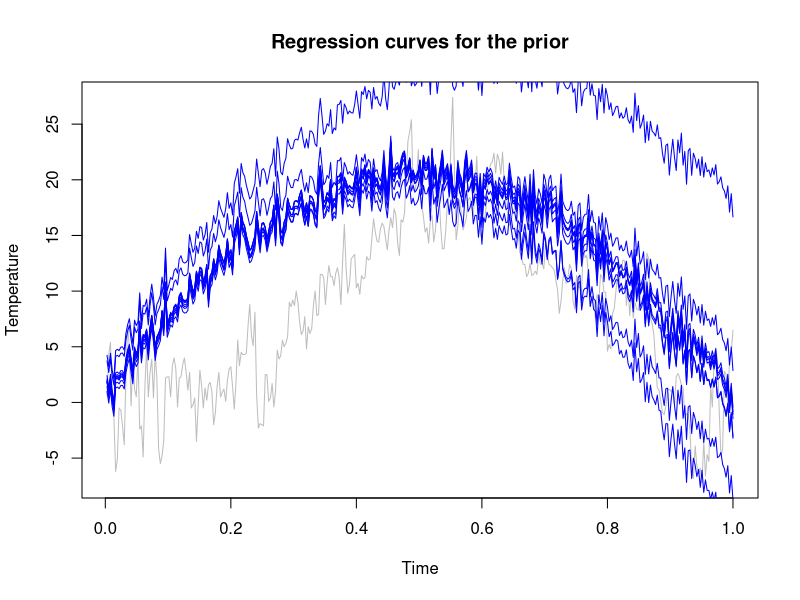
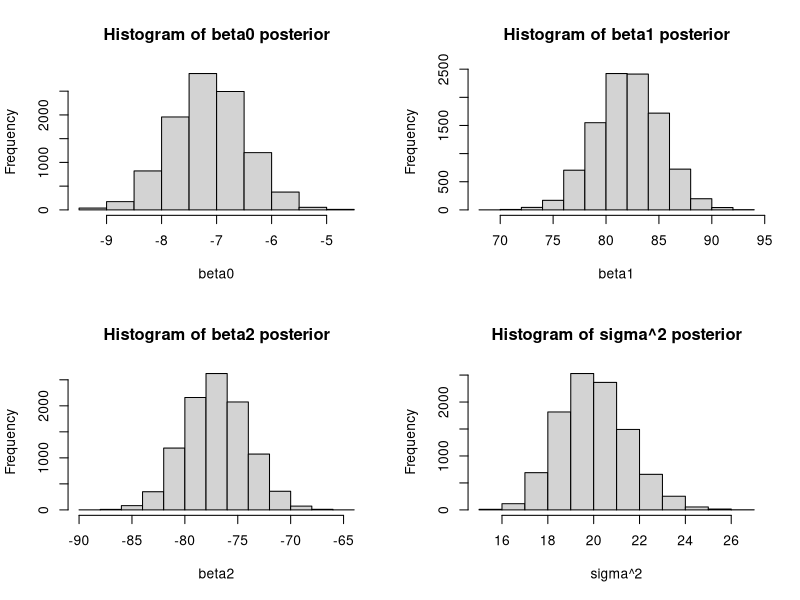
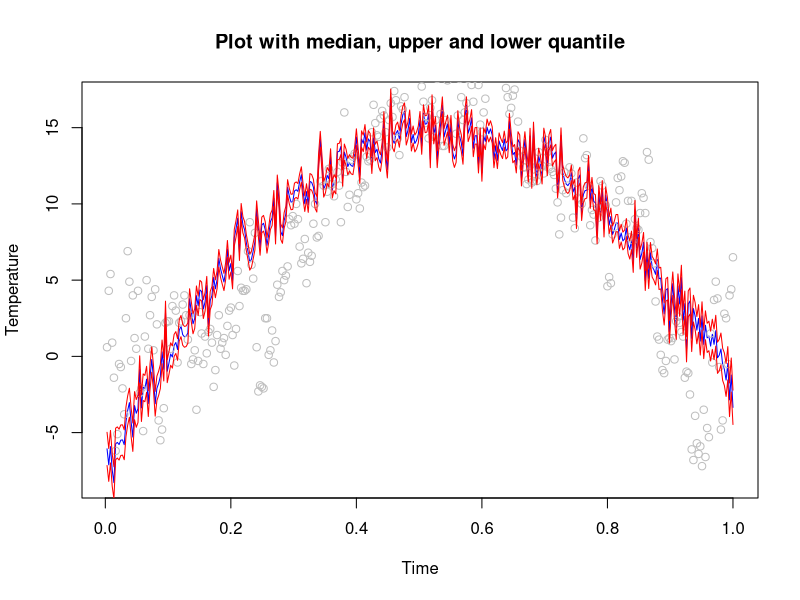
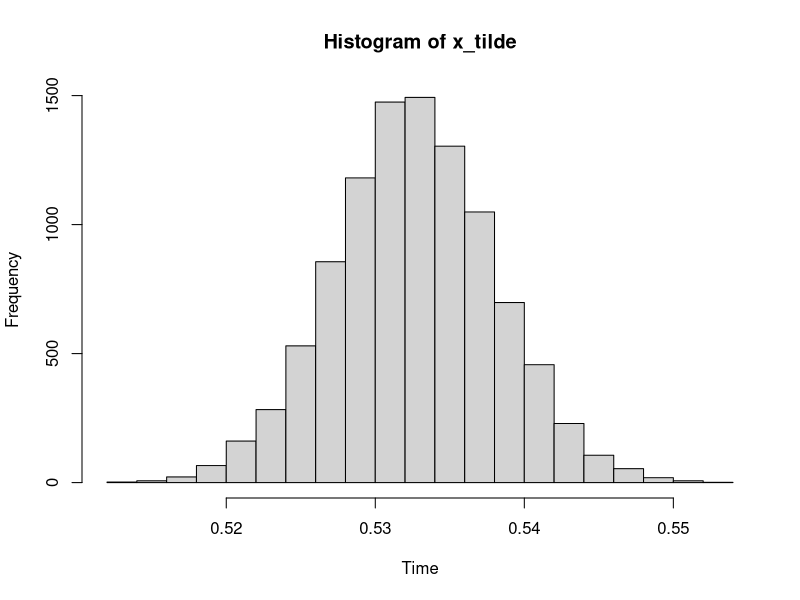
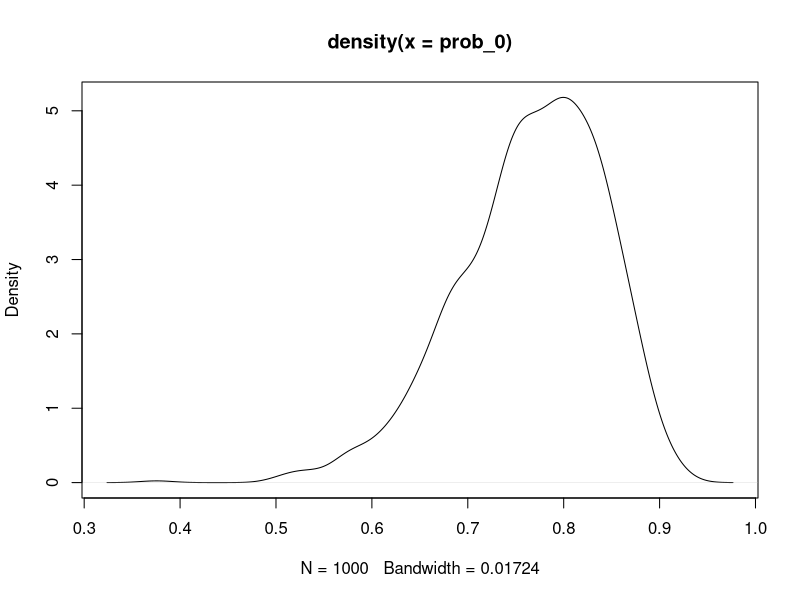
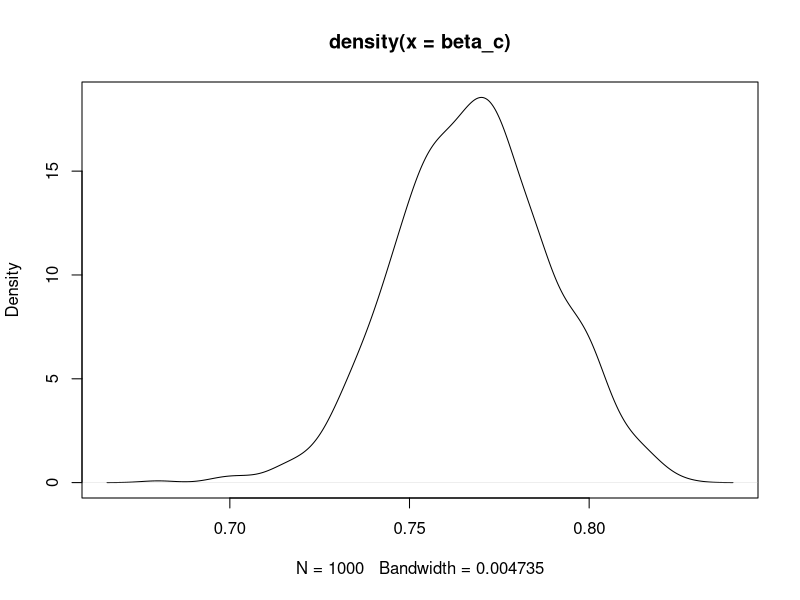

Source code (R) for these figures, in order:
######################################################
##                  Task 1                          ##
######################################################
#A
#Mean temp for Jan 1st~ 1 degree. 21 Degrees for 31/06.
u0 <- c(1, 80, -80) 
#Prior confidence about the intercept is relatively high compared to the other.
omega0 <- diag(c(2,0.1,0.1),3)
#Scaling parameter when obtaining sigma^2 for beta.
sigma2o <- 1
#Degrees of freedom when sampling from the invCHISQ.
v0 <- 2
#install.packages("readxl")
df <- readxl::read_xlsx("Linkoping2022.xlsx", col_names = TRUE)
days <- c(1:365)
time <- days/365 #x
df_with_time <- data.frame(df, time) #temp = y, time = x

#Function to calculate time.
calc_temp <- function(x,beta, epsilon)
{
  return (x%*%beta + epsilon) 
}

#Create the matrix for x where x^1 = time
x = matrix( data = c(df_with_time$time^0, df_with_time$time^1, df_with_time$time^2),
            nrow = 365, ncol =3, byrow = FALSE)
colnames(x) <- c('x0', 'x1', 'x2')

#Generate epsilon
epsilon <- rnorm(n = 365, mean = 0, sd = 1)

#Function to generate sigma2 ~ scaled-inv-X^2 (v0,sigma2o)
#if X ~ inv-X^2(v) then 1/X ~ X^2(v).
#if X ~ inv-X^2(v) then X*(V*S) X ~ scaled-inv-X^2(v,sigma2o)
draw_sigma2 <- function(v, s)
{
  X <- 1 / rchisq(1,v)
  return (X * (v*s))
}

plot(x = df_with_time$time, y = df_with_time$temp, 
     col = "grey", type = 'l', main = "Regression curves for the prior",
     xlab = "Time", ylab = "Temperature")



#install.packages("mvtnorm")
for (i in 1:10)
{  
  #Sample a sigma2 ~scaled-inv-X^2(v0, sigma2o)
  sigma <- draw_sigma2(v0, sigma2o)
  #Sample beta ~ N(u0, sigma2*omega0)
  beta <- MASS::mvrnorm(n = 1, mu = u0, sigma*solve(omega0))
  yyy <- calc_temp(x, beta, epsilon)
  lines(x = df_with_time$time, y = yyy, col = "blue")
}

#########################################################################
#B
#Update the parameters to get a posterior as in lecture 5
beta_hat <- solve(t(x)%*%x)%*%t(x)%*%df_with_time$temp
u_n <- solve(t(x)%*%x + omega0)%*%(t(x)%*%x%*%beta_hat + omega0%*%u0)
omega_n <- t(x)%*%x + omega0
v_n <- v0 + length(df_with_time$time)
sigma2_n <- (sigma2o*v0 + ((t(df_with_time$temp)%*%df_with_time$temp + t(u0)%*%omega0%*%u0 - t(u_n)%*%omega_n%*%u_n))/v_n)

#Sample as many sigmas as there is in ndraws.
sample_sigma2s <- function(v, s, ndraws)
{
  temp <- vector(mode = "integer", length = ndraws)
  for (i in 1:ndraws)
  {
    temp[i]<- draw_sigma2(v,s)
  }
  return (temp)
}

#Sample as many betas as there are elements in the sigma vector
sample_betas <- function(u, sigmas, omega)
{
  temp <- matrix(nrow = length(sigmas), ncol = 3)
  for (i in 1:length(sigmas))
  {
    temp[i,] <- MASS::mvrnorm(n= 1, u, (sigmas[i]*solve(omega_n)))
  }
  return (temp)
}



nDraws <- 10^4 #10 000 samples for the poserior parameters.
sigma_posts <- sample_sigma2s(v_n, sigma2_n, nDraws)
beta_posts <- sample_betas(u_n, sigma_posts, omega_n)


par(mfrow=c(2,2)) # Create a 2x2 grid of plots to plot the histograms
hist(beta_posts[,1], main="Histogram of beta0 posterior", xlab="beta0")
hist(beta_posts[,2], main="Histogram of beta1 posterior", xlab="beta1")
hist(beta_posts[,3], main="Histogram of beta2 posterior", xlab="beta2")
hist(sigma_posts, main="Histogram of sigma^2 posterior", xlab="sigma^2")

#Create a big matrix for the posterior estimations.
Y_big <- matrix(nrow = nDraws, ncol = nrow(df_with_time))
for (i in 1:nrow(Y_big))
{
  Y_big[i,] <- calc_temp(x, beta_posts[i,], epsilon)
}

#Create vectors.
median <- vector(mode = "integer", length = nrow(df_with_time))
low_perc <- median
up_perc <- median

#Get median, Upper and Lower percentile
for (i in 1:nrow(df_with_time))
{
  median[i] <- median(Y_big[,i])
  low_perc[i] <- quantile(Y_big[,i], 0.05)
  up_perc[i] <- quantile(Y_big[,i], 0.95)
}
dev.off()
plot(x = df_with_time$time, y=median, type = 'l', col = "blue",
     ylab = "Temperature", xlab = "Time", main = "Plot with median, upper and lower quantile")
points(y = df_with_time$temp, x = df_with_time$time, col = "grey") 
lines(y = up_perc, x = df_with_time$time, col = "red") 
lines(y = low_perc, x = df_with_time$time, col = "red") 
####################################################################
#C
x_tilde <- -(beta_posts[,2]/beta_posts[,3])*0.5
hist(x_tilde, main="Histogram of x_tilde", xlab="Time")

#Examples of u_0, omega_0 for a greater poly.
#u_10  <- c(1, 80, -80, 0, 0, 0, 0, 0, 0, 0, 0)
#omega_0_10 <- (diag(c(4,1 ,1 , 0.1, 0.1, 0.1, 0.1, 0.1, 0.1, 0.1, 0.1),11)) 


######################################################
##                  Task 2                          ##
######################################################
# A ######################################
library("mvtnorm")
library("bayestestR")
WomenData = read.table("WomenAtWork.dat",sep = " ",header = T)
Y = WomenData[,1] # Work or No work (0, 1)
X = WomenData[,2:8] # Attributes

tao = 2 # From task
I_matrix = diag(7) # 7 variables, needed for b ~ N(*, *)

# Code from lecture 6, copypaste   
logistic_posterior <- function(initVal, y, X, mu, Sigma)
{
  linPred <- as.matrix(X)%*%initVal;
  logLik <- sum( linPred*y - log(1 + exp(linPred)) ); # Likelihood
  logPrior <- dmvnorm(initVal, mu, Sigma, log=TRUE); # Denisty multivariate normal, prior
  return(logLik + logPrior) 
}

initVal = rnorm(7) # Init the 7 random variable thetas using the normal distribution
mu <- as.matrix(rep(0,7)) # Prior mean vector is 0 from the task description
Sigma = (tao^2)*I_matrix # Sigma = the right value in b ~ N(*, *) from task description

# Send into the function from lecture 6
OptimRes <- optim(initVal,logistic_posterior,gr=NULL,Y,X,mu,Sigma,method=c("BFGS"),
                  control=list(fnscale=-1),hessian=TRUE)

# Posterior and approx posteriod std deviation from optim, same way as in 
# lecture 6 vode
print("Posterior mode is")
OptimRes$par 
approxPostStd <- sqrt(diag(solve(-OptimRes$hessian)))
print('The approximate posterior standard deviation is:')
print(approxPostStd)

x_hat = mean(WomenData$NSmallChild) # Get the mean from the NSmallChild data
# 95% Confidence interval calculations from wikipedia 
ci = (1.96 * approxPostStd[6])/sqrt(nrow(WomenData)) 
ci_upper = x_hat + ci
ci_lower = x_hat - ci
ci_upper
ci_lower

# Comparison
glmModel<- glm(Work ~ 0 + ., data = WomenData, family = binomial)
print("Comparison")
print(glmModel$coefficients)
print(OptimRes$par)

# The confidence interval does not contain 0 which indicates that the variable
# is important. The values are almoost the same which means that the  
# approximation is reasonable

# B ###################################################
# draw from the random multivariate norm using the means from the optim.
# The inverse hessian is the sigma for the approximation for the parameter vector
# b
get_probability<- function(m,s){
  x = c(1,18,11,7,40,1,1)
  beta = rmvnorm(1000, mean =m , sigma = s)
  prob_1 = exp(t(as.matrix(x)) %*% t(beta)) / (1 + exp(t(as.matrix(x)) %*% t(beta)))
  # Logistic regression gives prob = 1, we want prob = 0 (1 - prob=1)
  prob_0 = 1 - prob_1 
}

# Probability logistic regression model from task description
prob_0 = get_probability(OptimRes$par,-solve(OptimRes$hessian) )

plot(density(prob_0))

# C ############################################
get_probability<- function(m,s){
  x = c(1,18,11,7,40,1,1)
  beta = rmvnorm(1000, mean =m , sigma = s)
  prob_first_woman = exp(t(as.matrix(x)) %*% t(beta)) / (1 + exp(t(as.matrix(x)) %*% t(beta)))
  prob_first_woman = 1 - prob_first_woman 
  probability_sum =   prob_first_woman
  for(i in 1:12)
  {
    beta = rmvnorm(1000, mean =m , sigma = s)
    prob_loop = exp(t(as.matrix(x)) %*% t(beta)) / (1 + exp(t(as.matrix(x)) %*% t(beta)))
    prob_loop = 1 - prob_loop 
    probability_sum = probability_sum + prob_loop
    
  }
  ret_value = probability_sum/13
  ret_value
}
beta_c = get_probability(OptimRes$par,-solve(OptimRes$hessian) )
plot(density(beta_c))
